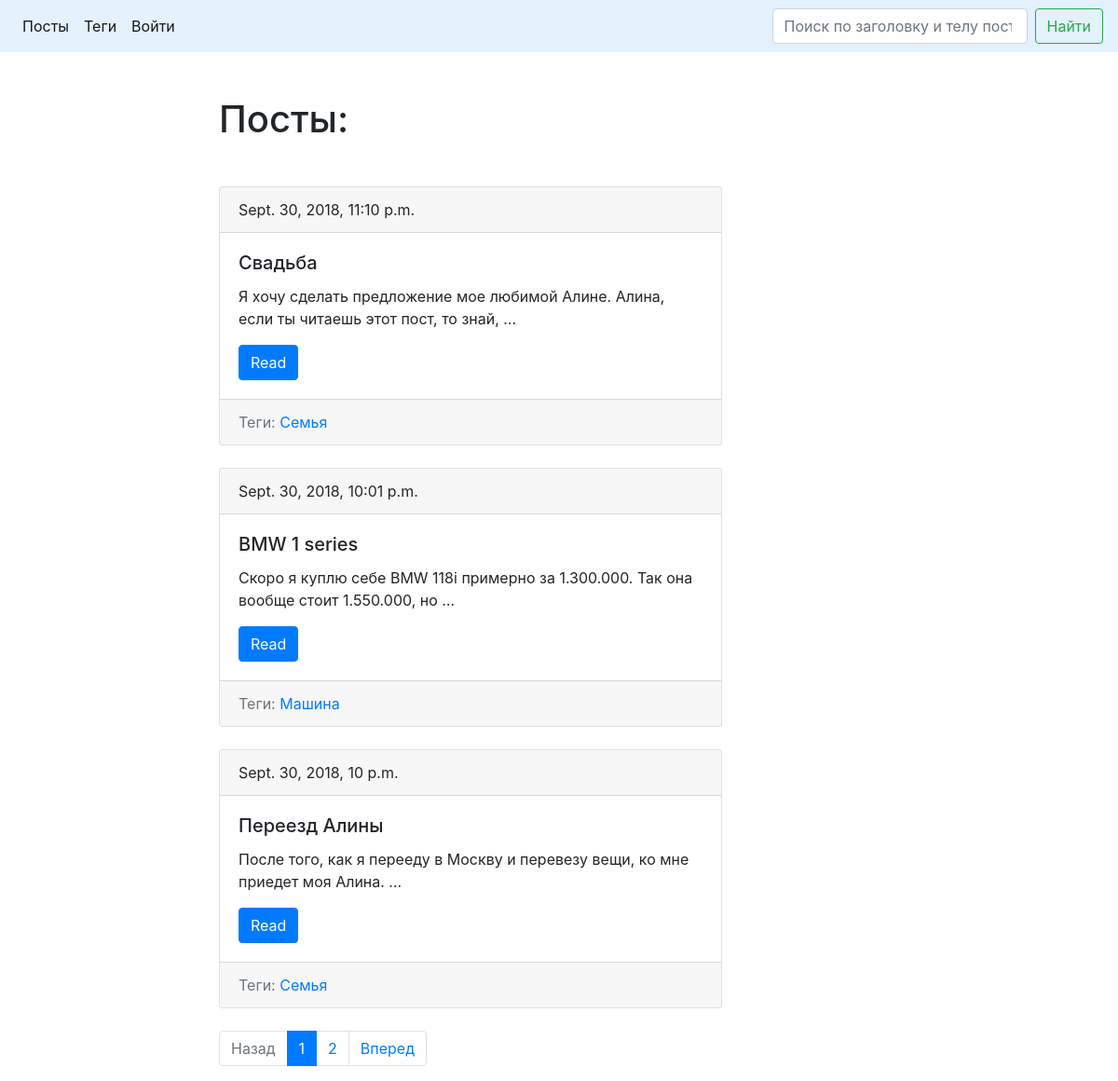
/posts/page/1, run on the app's committed database.
### blog/models.py (models this page shows, shortened)
class Post(models.Model):
    title = models.CharField(verbose_name='Заголовок', max_length=150, db_index=True)
    slug = models.SlugField(max_length=150, blank=True, unique=True)
    body = models.TextField(verbose_name='Тело', blank=True, db_index=True)
    pub_date = models.DateTimeField(verbose_name='Дата публикации', auto_now_add=True)
    tags = models.ManyToManyField('Tag', blank=True, related_name='posts', verbose_name='Теги')
    def get_absolute_url(self):
        return reverse('post_detail_url', kwargs={'slug': self.slug})
    class Meta:
        ordering = ['-pub_date']

class Tag(models.Model):
    title = models.CharField(verbose_name='Заголовок', max_length=50)
    slug = models.SlugField(max_length=50, blank=True, unique=True)
    def get_absolute_url(self):
        return reverse('tag_detail_url', kwargs={'slug': self.slug})
    class Meta:
        ordering = ['title']

### blog/views.py (the view)
# urls.py: path('posts/page/<int:page_number>', views.PostsList.as_view(), name='posts_list_url'),
class PostsList(View):
    def get(self, request, page_number):
        search_query = request.GET.get('search', '')
        if search_query:
            posts = Post.objects.filter(Q(title__icontains=search_query) | Q(body__icontains=search_query))
        else:
            posts = Post.objects.all()
        paginator = Paginator(posts, 3)
        page = paginator.get_page(page_number)
        is_paginated = page.has_other_pages()
        previous_url, next_url = previous_next_url(page)
        return render(request, 'blog/index.html', context={
            'is_paginated': is_paginated,
            'previous_url': previous_url,
            'next_url': next_url,
            'page': page,
        })

### blog/views.py (called while the page is built)
def previous_next_url(page):
    if page.has_previous():
        previous_url = str(page.previous_page_number())
    else:
        previous_url = None
    if page.has_next():
        next_url = str(page.next_page_number())
    else:
        next_url = None
    return previous_url, next_url

### blog/templates/blog/index.html (shortened to what this page needs)
{% extends "blog/base_blog.html" %}
{% block content %}
    <h1 class="mb-5">Посты:</h1>
    {% for post in page.object_list %}
        {% include "blog/includes/post_card_template.html" %}
    {% endfor %}
{% endblock %}

### blog/templates/blog/includes/post_card_template.html
<div class="card mb-4">
    <div class="card-header">
        {{ post.pub_date }}
    </div>
    <div class="card-body">
        <h5 class="card-title">{{ post.title }}</h5>
        <p class="card-text">{{ post.body|truncatewords:15}}</p>
        <a href="{{ post.get_absolute_url }}" class="btn btn-primary">Read</a>
    </div>
    <div class="card-footer text-muted">
        Теги:
        {% for tag in post.tags.all %}
            {% if forloop.last %}
                <a href="{{ tag.get_absolute_url }}">{{ tag.title }}</a>
            {% else %}
                <a href="{{ tag.get_absolute_url }}">{{ tag.title }}</a>,
            {% endif %}
        {% empty %}
            нет тегов...
        {% endfor %}
     </div>
</div>

### data on the page
Post: pub_date "Sept. 30, 2018, 11:10 p.m.", title "Свадьба", body "Я хочу сделать предложение мое любимой Алине. Алина, если ты читаешь этот пост, то знай, …"
Tag: title "Семья"
Post: pub_date "Sept. 30, 2018, 10:01 p.m.", title "BMW 1 series", body "Скоро я куплю себе BMW 118i примерно за 1.300.000. Так она вообще стоит 1.550.000, но …"
Tag: title "Машина"
Post: pub_date "Sept. 30, 2018, 10 p.m.", title "Переезд Алины", body "После того, как я перееду в Москву и перевезу вещи, ко мне приедет моя Алина. …"

### other printed values
{{ page_number }} "1"
{{ page_number }} "2"
